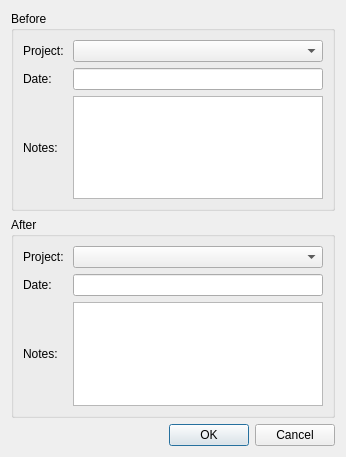
<?xml version="1.0" encoding="UTF-8"?>
<ui version="4.0">
 <class>CreateDifferenceLayer</class>
 <widget class="QDialog" name="CreateDifferenceLayer">
  <property name="geometry">
   <rect>
    <x>0</x>
    <y>0</y>
    <width>346</width>
    <height>457</height>
   </rect>
  </property>
  <property name="windowTitle">
   <string>Create difference layer</string>
  </property>
  <layout class="QGridLayout" name="gridLayout">
   <item row="2" column="0">
    <widget class="QDialogButtonBox" name="buttonBox">
     <property name="orientation">
      <enum>Qt::Horizontal</enum>
     </property>
     <property name="standardButtons">
      <set>QDialogButtonBox::Cancel|QDialogButtonBox::Ok</set>
     </property>
    </widget>
   </item>
   <item row="1" column="0">
    <widget class="QGroupBox" name="groupBox_2">
     <property name="title">
      <string>After </string>
     </property>
     <layout class="QGridLayout" name="gridLayout_6">
      <item row="0" column="0">
       <layout class="QGridLayout" name="gridLayout_5">
        <item row="0" column="1">
         <widget class="QComboBox" name="cmbBoxProjectAfter"/>
        </item>
        <item row="0" column="0">
         <widget class="QLabel" name="label_4">
          <property name="text">
           <string>Project: </string>
          </property>
         </widget>
        </item>
        <item row="1" column="0">
         <widget class="QLabel" name="label_5">
          <property name="text">
           <string>Date: </string>
          </property>
         </widget>
        </item>
        <item row="2" column="0">
         <widget class="QLabel" name="label_6">
          <property name="text">
           <string>Notes: </string>
          </property>
         </widget>
        </item>
        <item row="1" column="1">
         <widget class="QLineEdit" name="lineEditDateAfter">
          <property name="readOnly">
           <bool>true</bool>
          </property>
         </widget>
        </item>
        <item row="2" column="1">
         <widget class="QPlainTextEdit" name="textEditAfter">
          <property name="readOnly">
           <bool>true</bool>
          </property>
         </widget>
        </item>
       </layout>
      </item>
     </layout>
     <zorder>groupBox</zorder>
     <zorder>gridLayoutWidget_2</zorder>
    </widget>
   </item>
   <item row="0" column="0">
    <widget class="QGroupBox" name="groupBox">
     <property name="title">
      <string>Before </string>
     </property>
     <layout class="QGridLayout" name="gridLayout_4">
      <item row="0" column="0">
       <layout class="QGridLayout" name="gridLayout_2">
        <item row="0" column="1">
         <widget class="QComboBox" name="cmbBoxProjectBefore"/>
        </item>
        <item row="1" column="0">
         <widget class="QLabel" name="label_2">
          <property name="text">
           <string>Date: </string>
          </property>
         </widget>
        </item>
        <item row="1" column="1">
         <widget class="QLineEdit" name="lineEditDateBefore">
          <property name="readOnly">
           <bool>true</bool>
          </property>
         </widget>
        </item>
        <item row="0" column="0">
         <widget class="QLabel" name="label">
          <property name="text">
           <string>Project: </string>
          </property>
         </widget>
        </item>
        <item row="2" column="1">
         <widget class="QPlainTextEdit" name="textEditBefore">
          <property name="readOnly">
           <bool>true</bool>
          </property>
         </widget>
        </item>
        <item row="2" column="0">
         <widget class="QLabel" name="label_3">
          <property name="text">
           <string>Notes: </string>
          </property>
         </widget>
        </item>
       </layout>
      </item>
     </layout>
    </widget>
   </item>
  </layout>
 </widget>
 <resources/>
 <connections>
  <connection>
   <sender>buttonBox</sender>
   <signal>accepted()</signal>
   <receiver>CreateDifferenceLayer</receiver>
   <slot>accept()</slot>
   <hints>
    <hint type="sourcelabel">
     <x>248</x>
     <y>254</y>
    </hint>
    <hint type="destinationlabel">
     <x>157</x>
     <y>274</y>
    </hint>
   </hints>
  </connection>
  <connection>
   <sender>buttonBox</sender>
   <signal>rejected()</signal>
   <receiver>CreateDifferenceLayer</receiver>
   <slot>reject()</slot>
   <hints>
    <hint type="sourcelabel">
     <x>316</x>
     <y>260</y>
    </hint>
    <hint type="destinationlabel">
     <x>286</x>
     <y>274</y>
    </hint>
   </hints>
  </connection>
 </connections>
</ui>
